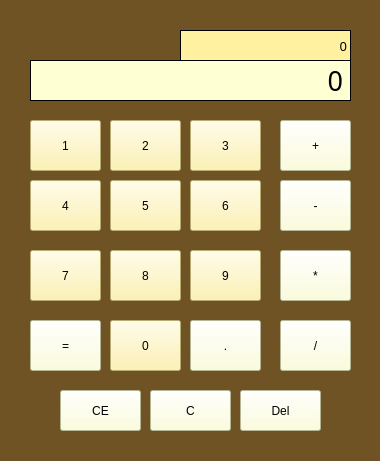
<?xml version="1.0" encoding="UTF-8"?>
<ui version="4.0">
 <class>Form</class>
 <widget class="QWidget" name="Form">
  <property name="geometry">
   <rect>
    <x>0</x>
    <y>0</y>
    <width>380</width>
    <height>461</height>
   </rect>
  </property>
  <property name="windowTitle">
   <string>Calculator</string>
  </property>
  <property name="styleSheet">
   <string notr="true">background-color: rgb(112, 83, 37);</string>
  </property>
  <widget class="QPushButton" name="pushButton_1">
   <property name="geometry">
    <rect>
     <x>30</x>
     <y>120</y>
     <width>71</width>
     <height>51</height>
    </rect>
   </property>
   <property name="styleSheet">
    <string notr="true">background-color:rgb(255, 241, 160)</string>
   </property>
   <property name="text">
    <string>1</string>
   </property>
  </widget>
  <widget class="QLabel" name="label">
   <property name="geometry">
    <rect>
     <x>30</x>
     <y>60</y>
     <width>321</width>
     <height>41</height>
    </rect>
   </property>
   <property name="font">
    <font>
     <family>Mongolian Baiti</family>
     <pointsize>20</pointsize>
    </font>
   </property>
   <property name="autoFillBackground">
    <bool>false</bool>
   </property>
   <property name="styleSheet">
    <string notr="true">background-color: rgb(255, 255, 212)</string>
   </property>
   <property name="frameShape">
    <enum>QFrame::Panel</enum>
   </property>
   <property name="text">
    <string>0</string>
   </property>
   <property name="alignment">
    <set>Qt::AlignRight|Qt::AlignTrailing|Qt::AlignVCenter</set>
   </property>
   <property name="margin">
    <number>10</number>
   </property>
  </widget>
  <widget class="QPushButton" name="pushButton_2">
   <property name="geometry">
    <rect>
     <x>110</x>
     <y>120</y>
     <width>71</width>
     <height>51</height>
    </rect>
   </property>
   <property name="styleSheet">
    <string notr="true">background-color:rgb(255, 241, 160)</string>
   </property>
   <property name="text">
    <string>2</string>
   </property>
  </widget>
  <widget class="QPushButton" name="pushButton_3">
   <property name="geometry">
    <rect>
     <x>190</x>
     <y>120</y>
     <width>71</width>
     <height>51</height>
    </rect>
   </property>
   <property name="autoFillBackground">
    <bool>false</bool>
   </property>
   <property name="styleSheet">
    <string notr="true">background-color:rgb(255, 241, 160)</string>
   </property>
   <property name="text">
    <string>3</string>
   </property>
  </widget>
  <widget class="QPushButton" name="pushButton_4">
   <property name="geometry">
    <rect>
     <x>30</x>
     <y>180</y>
     <width>71</width>
     <height>51</height>
    </rect>
   </property>
   <property name="styleSheet">
    <string notr="true">background-color:rgb(255, 241, 160)</string>
   </property>
   <property name="text">
    <string>4</string>
   </property>
  </widget>
  <widget class="QPushButton" name="pushButton_5">
   <property name="geometry">
    <rect>
     <x>110</x>
     <y>180</y>
     <width>71</width>
     <height>51</height>
    </rect>
   </property>
   <property name="styleSheet">
    <string notr="true">background-color:rgb(255, 241, 160)</string>
   </property>
   <property name="text">
    <string>5</string>
   </property>
  </widget>
  <widget class="QPushButton" name="pushButton_6">
   <property name="geometry">
    <rect>
     <x>190</x>
     <y>180</y>
     <width>71</width>
     <height>51</height>
    </rect>
   </property>
   <property name="styleSheet">
    <string notr="true">background-color:rgb(255, 241, 160)</string>
   </property>
   <property name="text">
    <string>6</string>
   </property>
  </widget>
  <widget class="QPushButton" name="pushButton_7">
   <property name="geometry">
    <rect>
     <x>30</x>
     <y>250</y>
     <width>71</width>
     <height>51</height>
    </rect>
   </property>
   <property name="styleSheet">
    <string notr="true">background-color:rgb(255, 241, 160)</string>
   </property>
   <property name="text">
    <string>7</string>
   </property>
  </widget>
  <widget class="QPushButton" name="pushButton_8">
   <property name="geometry">
    <rect>
     <x>110</x>
     <y>250</y>
     <width>71</width>
     <height>51</height>
    </rect>
   </property>
   <property name="styleSheet">
    <string notr="true">background-color:rgb(255, 241, 160)</string>
   </property>
   <property name="text">
    <string>8</string>
   </property>
  </widget>
  <widget class="QPushButton" name="pushButton_9">
   <property name="geometry">
    <rect>
     <x>190</x>
     <y>250</y>
     <width>71</width>
     <height>51</height>
    </rect>
   </property>
   <property name="styleSheet">
    <string notr="true">background-color:rgb(255, 241, 160)</string>
   </property>
   <property name="text">
    <string>9</string>
   </property>
  </widget>
  <widget class="QPushButton" name="pushButton_equal">
   <property name="geometry">
    <rect>
     <x>30</x>
     <y>320</y>
     <width>71</width>
     <height>51</height>
    </rect>
   </property>
   <property name="styleSheet">
    <string notr="true">background-color: rgb(255, 255, 212)</string>
   </property>
   <property name="text">
    <string>=</string>
   </property>
  </widget>
  <widget class="QPushButton" name="pushButton_0">
   <property name="geometry">
    <rect>
     <x>110</x>
     <y>320</y>
     <width>71</width>
     <height>51</height>
    </rect>
   </property>
   <property name="styleSheet">
    <string notr="true">background-color:rgb(255, 241, 160)</string>
   </property>
   <property name="text">
    <string>0</string>
   </property>
  </widget>
  <widget class="QPushButton" name="pushButton_decimal">
   <property name="geometry">
    <rect>
     <x>190</x>
     <y>320</y>
     <width>71</width>
     <height>51</height>
    </rect>
   </property>
   <property name="styleSheet">
    <string notr="true">background-color: rgb(255, 255, 212)</string>
   </property>
   <property name="text">
    <string>.</string>
   </property>
  </widget>
  <widget class="QPushButton" name="pushButton_divide">
   <property name="geometry">
    <rect>
     <x>280</x>
     <y>320</y>
     <width>71</width>
     <height>51</height>
    </rect>
   </property>
   <property name="styleSheet">
    <string notr="true">background-color: rgb(255, 255, 212)</string>
   </property>
   <property name="text">
    <string>/</string>
   </property>
  </widget>
  <widget class="QPushButton" name="pushButton_minus">
   <property name="geometry">
    <rect>
     <x>280</x>
     <y>180</y>
     <width>71</width>
     <height>51</height>
    </rect>
   </property>
   <property name="styleSheet">
    <string notr="true">background-color: rgb(255, 255, 212)</string>
   </property>
   <property name="text">
    <string>-</string>
   </property>
  </widget>
  <widget class="QPushButton" name="pushButton_add">
   <property name="geometry">
    <rect>
     <x>280</x>
     <y>120</y>
     <width>71</width>
     <height>51</height>
    </rect>
   </property>
   <property name="styleSheet">
    <string notr="true">background-color: rgb(255, 255, 212)</string>
   </property>
   <property name="text">
    <string>+</string>
   </property>
  </widget>
  <widget class="QPushButton" name="pushButton_time">
   <property name="geometry">
    <rect>
     <x>280</x>
     <y>250</y>
     <width>71</width>
     <height>51</height>
    </rect>
   </property>
   <property name="styleSheet">
    <string notr="true">background-color: rgb(255, 255, 212)</string>
   </property>
   <property name="text">
    <string>*</string>
   </property>
  </widget>
  <widget class="QPushButton" name="pushButton_CE">
   <property name="geometry">
    <rect>
     <x>60</x>
     <y>390</y>
     <width>81</width>
     <height>41</height>
    </rect>
   </property>
   <property name="styleSheet">
    <string notr="true">background-color: rgb(255, 255, 212)</string>
   </property>
   <property name="text">
    <string>CE</string>
   </property>
  </widget>
  <widget class="QPushButton" name="pushButton_C">
   <property name="geometry">
    <rect>
     <x>150</x>
     <y>390</y>
     <width>81</width>
     <height>41</height>
    </rect>
   </property>
   <property name="styleSheet">
    <string notr="true">background-color: rgb(255, 255, 212)</string>
   </property>
   <property name="text">
    <string>C</string>
   </property>
  </widget>
  <widget class="QLabel" name="label_2">
   <property name="geometry">
    <rect>
     <x>180</x>
     <y>30</y>
     <width>171</width>
     <height>31</height>
    </rect>
   </property>
   <property name="font">
    <font>
     <family>Mongolian Baiti</family>
     <pointsize>10</pointsize>
    </font>
   </property>
   <property name="autoFillBackground">
    <bool>false</bool>
   </property>
   <property name="styleSheet">
    <string notr="true">background-color:rgb(255, 241, 160)</string>
   </property>
   <property name="frameShape">
    <enum>QFrame::Panel</enum>
   </property>
   <property name="text">
    <string>0</string>
   </property>
   <property name="alignment">
    <set>Qt::AlignRight|Qt::AlignTrailing|Qt::AlignVCenter</set>
   </property>
   <property name="margin">
    <number>10</number>
   </property>
  </widget>
  <widget class="QPushButton" name="pushButton_Del">
   <property name="geometry">
    <rect>
     <x>240</x>
     <y>390</y>
     <width>81</width>
     <height>41</height>
    </rect>
   </property>
   <property name="styleSheet">
    <string notr="true">background-color: rgb(255, 255, 212)</string>
   </property>
   <property name="text">
    <string>Del</string>
   </property>
  </widget>
 </widget>
 <resources/>
 <connections/>
</ui>
